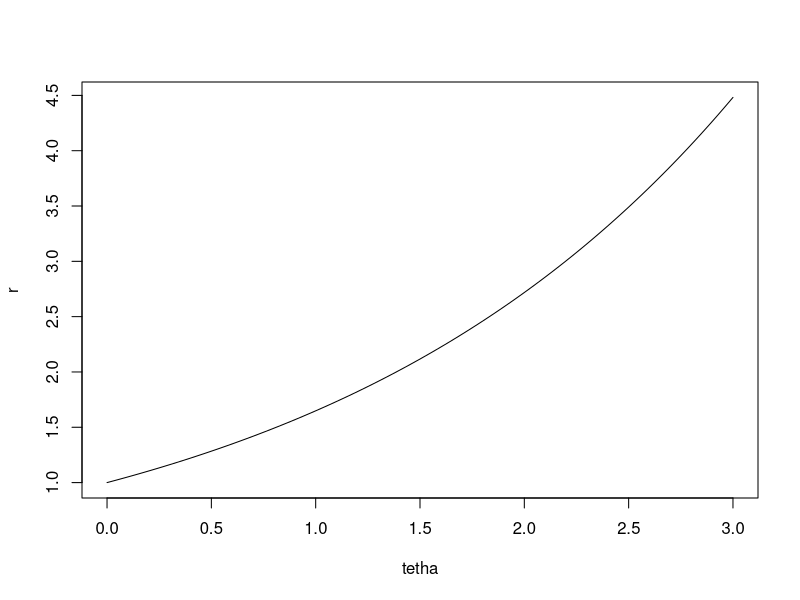
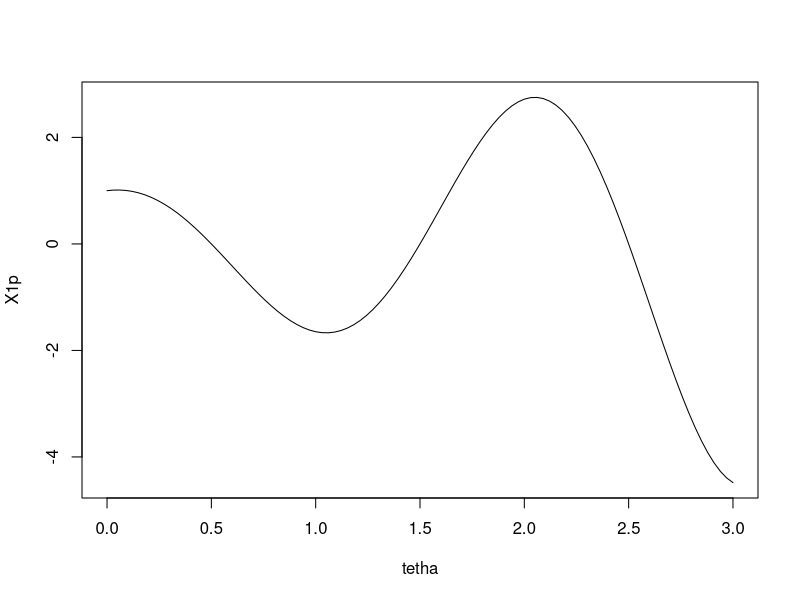
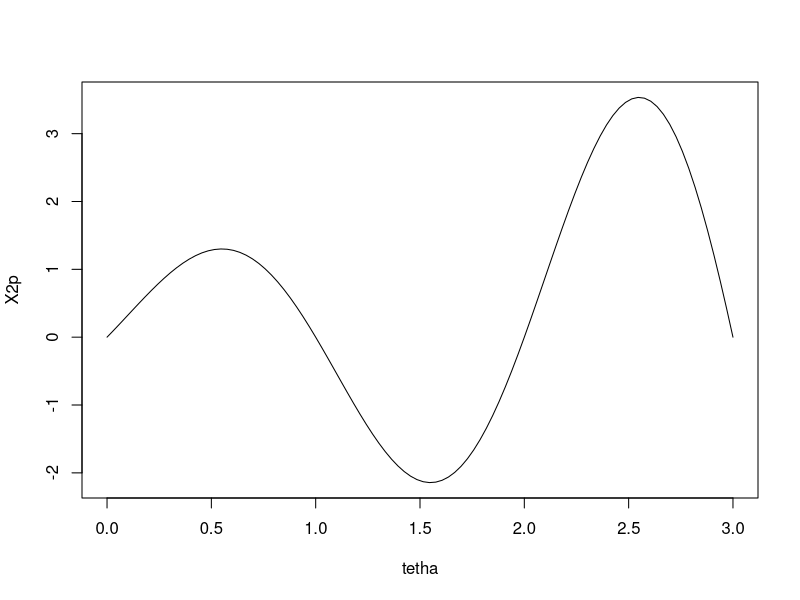
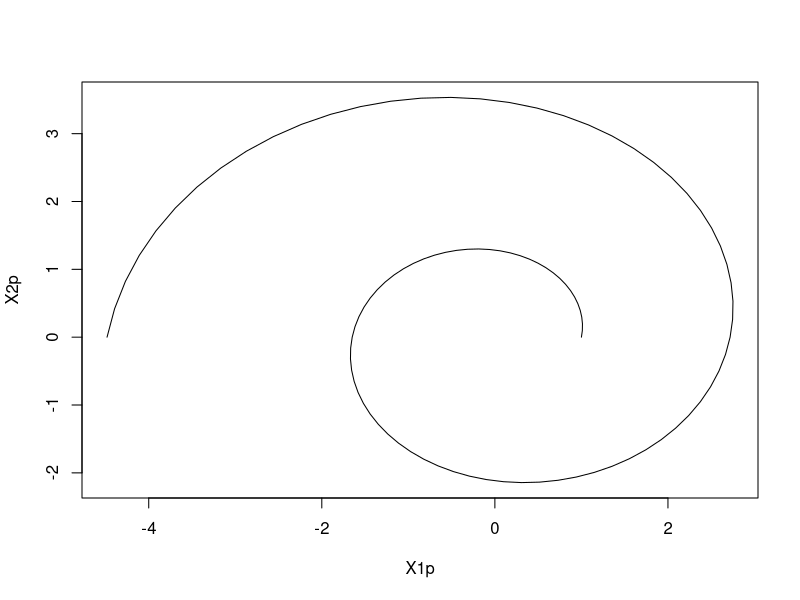
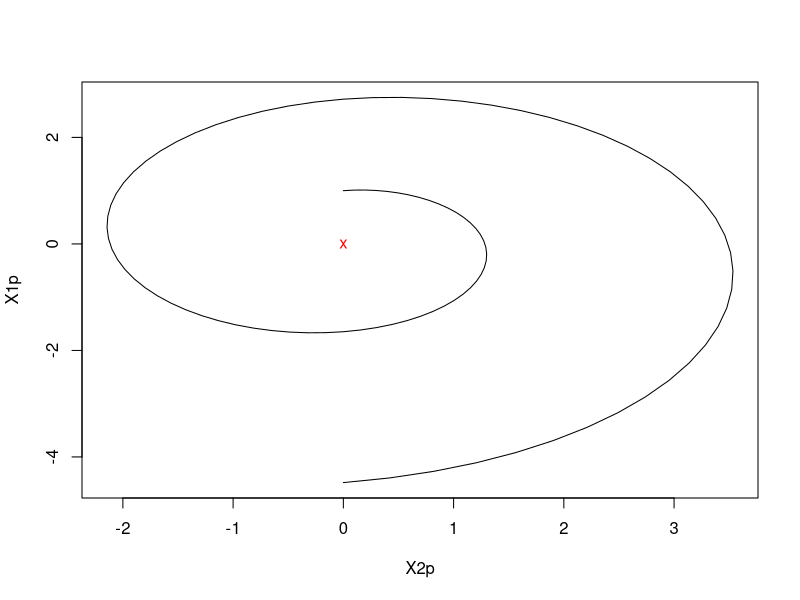
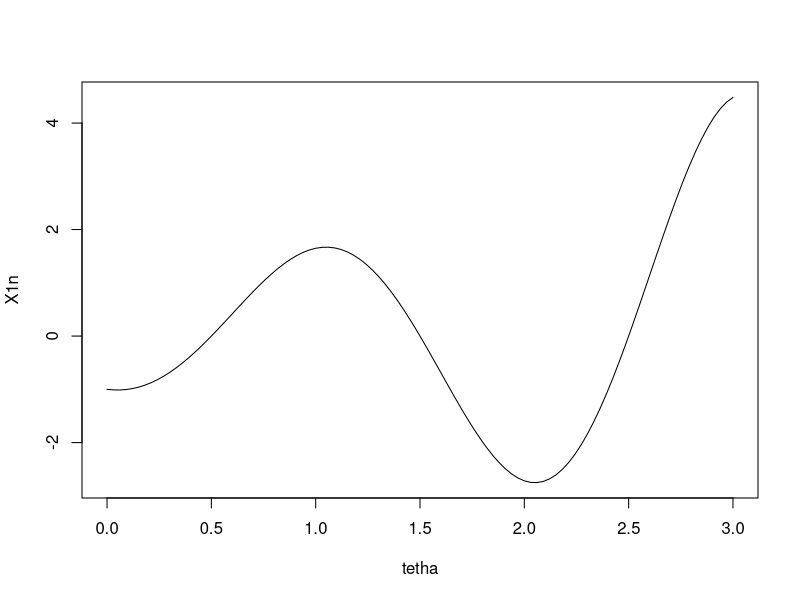
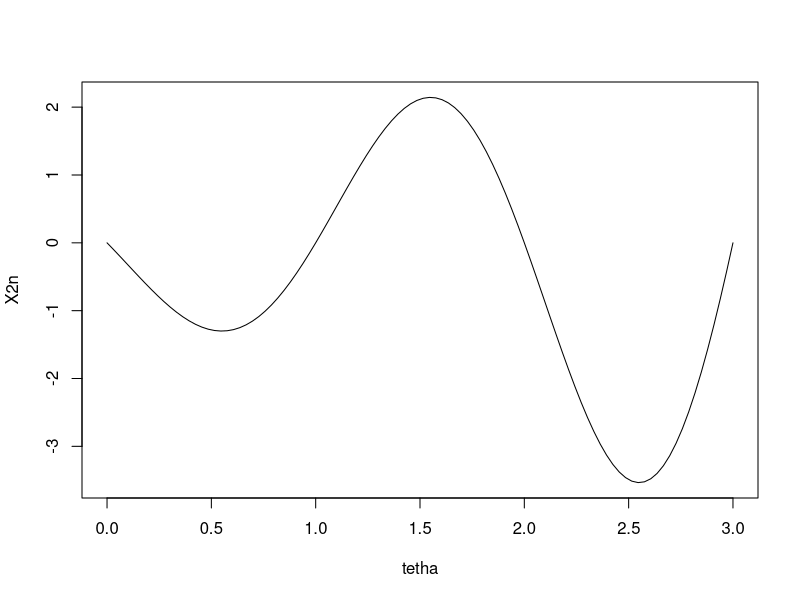
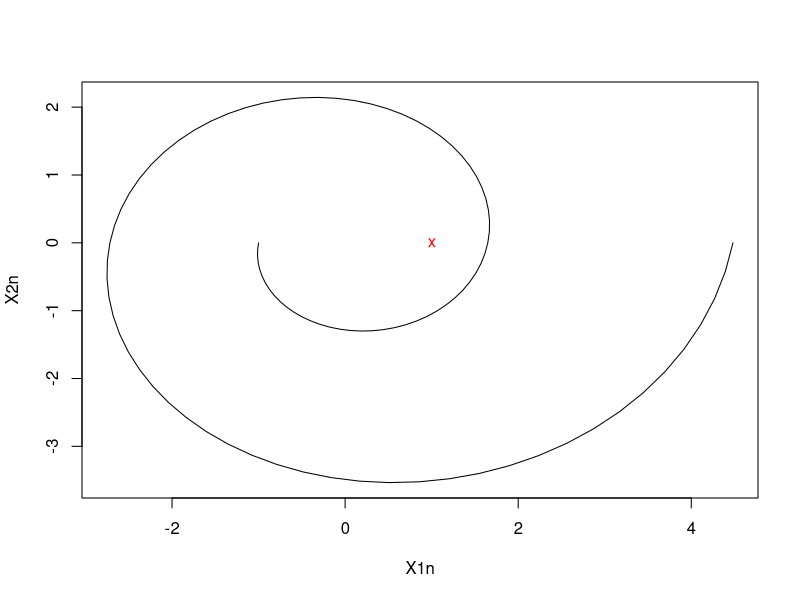

R code for these plots, in order:
# ------------------------------------------------------------------------------
# Book:       	MVA3
# ------------------------------------------------------------------------------
# Quantlet:   	MVASVMspiral
# ------------------------------------------------------------------------------
# Description:	MVASVMspiral plots the area of two different groups of 
#		        spiral data using anisotropic Gaussian kernel.
# ------------------------------------------------------------------------------
# See also:     MVA3svm01, MVAppsib, ppsib, ppsibexample
# ------------------------------------------------------------------------------
# Keywords:     SVM
# ------------------------------------------------------------------------------
# Usage:      	-
# ------------------------------------------------------------------------------
# Inputs:     	-
# ------------------------------------------------------------------------------
# Output:     	2-DIm Plot of a svm classification
#		        for spiral data
# ------------------------------------------------------------------------------
# Example:    	Copy the code and paste in R
#		        Change value of r in anisotropic gaussian kernel for
#		        different parameter values
# ------------------------------------------------------------------------------
# Author:     	Wolfgang H?rdle, Dedy Dwi Prastyo, 20110707
# ------------------------------------------------------------------------------

## with some changes by me, just cleaning up
rm(list=ls())
library(kernlab)
library(tseries)
library(quadprog)
library(zoo)
library(grid)
library(e1071)
library(MASS)
library(ggplot2)

# Generating spiral data
tetha = seq(length = 100, from = 0, to = 3)
a = 1
b = 0.5 # b is near to zero, spiral approaches a circle
r = a * exp(b * tetha)
plot(tetha,r, type = "l")

# X(+1) members of first group, centering in (c1p,c2p)
c1p = 0
c2p = 0
X1p = c1p + r * cos(tetha * pi)
X2p = c2p + r * sin(tetha * pi)

plot(tetha, X1p, type = "l")
plot(tetha, X2p, type = "l")
plot(X1p, X2p, type = "l")
plot(X2p, X1p, type = "l")
points(c1p, c2p, pch = "x", lwd = "2", col = "red")

# X(-1) members of second group, centering in (c1n,c2n)
c1n = 1
c2n = 0
X1n = 1 - (c1n + r * cos(tetha * pi))
X2n = -(c2n + r * sin(tetha * pi))
plot(tetha, X1n, type = "l")
plot(tetha, X2n, type = "l")
plot(X1n, X2n, type = "l")
points(c1n, c2n, pch = "x", lwd = "2", col = "red")

# Aggregating data
X1 = c(X1p, X1n)
X2 = c(X2p, X2n)

# Generating indicator variable

yp = array(1:100, dim = c(100, 1))
yn = array(1:100, dim = c(100, 1))
for (i in 1:100) {
    yp[i] = 1
    yn[i] = -1
}
Y = c(yp, yn)

# Generating noise, N(0,0.01)
e = rnorm(200, mean = 0, sd = 0.1)
X1 = X1 + e
X2 = X2 + e

Spiral.noise = cbind(X2, X1)

plot(Spiral.noise[, 1])
plot(Spiral.noise[, 2])

plot(Spiral.noise[, 1], Spiral.noise[, 2],pch=19, col="blue")

# define gaussian kernel function

gaussian = function(xi, xj) {
    exp( - sum((xi - xj) * RB * (xi - xj)))
    }

class(gaussian) = "kernel"

# compute Radial Basis (RB)

r = 0.1 # parameter r in anisotropic gaussian kernel

X = cbind(X2, X1)
RB = solve(cov(X)) / (r) ^ 2

# compute SVM score value

SpiralModel = ksvm(Spiral.noise, Y, type = "C-svc",
                        kernel = gaussian,
                        kpar = list(RB), C = 10 / 200,
                        prob.model = TRUE, cross = 4)


# C-svc : SVM for classification
# C : cost of constraints violation in the term of Lagrangian formulation

# create SVM classification plot

plot(SpiralModel, data = Spiral.noise, xlim = c(-4, 4), ylim = c(-4, 4))


# ------------------------------------------------------------------------------
# Book:       	MVA3
# ------------------------------------------------------------------------------
# Quantlet:   	MVASVMspiral
# ------------------------------------------------------------------------------
# Description:	MVASVMspiral plots the area of two different groups of 
#		        spiral data using anisotropic Gaussian kernel.
# ------------------------------------------------------------------------------
# See also:     MVA3svm01, MVAppsib, ppsib, ppsibexample
# ------------------------------------------------------------------------------
# Keywords:     SVM
# ------------------------------------------------------------------------------
# Usage:      	-
# ------------------------------------------------------------------------------
# Inputs:     	-
# ------------------------------------------------------------------------------
# Output:     	2-DIm Plot of a svm classification
#		        for spiral data
# ------------------------------------------------------------------------------
# Example:    	Copy the code and paste in R
#		        Change value of r in anisotropic gaussian kernel for
#		        different parameter values
# ------------------------------------------------------------------------------
# Author:     	Wolfgang H?rdle, Dedy Dwi Prastyo, 20110707
# ------------------------------------------------------------------------------

# Generating spiral data
tetha = seq(length = 100, from = 0, to = 3)
a = 1
b = 0.5 # b is near to zero, spiral approaches a circle
r = a * exp(b * tetha)

# X(+1) members of first group, centering in (c1p,c2p)
c1p = 0
c2p = 0
X1p = c1p + r * cos(tetha * pi)
X2p = c2p + r * sin(tetha * pi)

# X(-1) members of second group, centering in (c1n,c2n)
c1n = 1
c2n = 0
X1n = 1 - (c1n + r * cos(tetha * pi))
X2n = -(c2n + r * sin(tetha * pi))

# Aggregating data
X1 = c(X1p, X1n)
X2 = c(X2p, X2n)

# Generating indicator variable

yp = array(1:100, dim = c(100, 1))
yn = array(1:100, dim = c(100, 1))
for (i in 1:100) {
    yp[i] = 1
    yn[i] = -1
}
Y = c(yp, yn)

# Generating noise, N(0,0.01)
e = rnorm(200, mean = 0, sd = 0.1)
X1 = X1 + e
X2 = X2 + e

Spiral.noise = cbind(X2, X1)

# ---------------------------------------------------------------------------------------

# Main program for SVM classification plot
# read simulated data


# define gaussian kernel function

gaussian = function(xi, xj) {
    exp( - sum((xi - xj) * RB * (xi - xj)))
}
class(gaussian) = "kernel"

# compute Radial Basis (RB)

r = 0.1 # parameter r in anisotropic gaussian kernel

X = cbind(X2, X1)
RB = solve(cov(X)) / (r) ^ 2

# compute SVM score value

SpiralModel = ksvm(Spiral.noise, Y, type = "C-svc", kernel = gaussian, kpar = list(RB), C = 10 / 200, prob.model = TRUE, cross = 4)


# C-svc : SVM for classification
# C : cost of constraints violation in the term of Lagrangian formulation

# create SVM classification plot

plot(SpiralModel, data = Spiral.noise, xlim = c(-4, 4), ylim = c(-4, 4))


###########################33

#install.packages("e1071")
#SVM

data(iris)
sample = iris[sample(nrow(iris)),]
train = sample[1:105,]
test = sample[106:150,]
tune = tune(svm, Species ~ ., data = train, kernel = "radial", scale = FALSE, ranges = list(cost = c(0.001, 0.01, 0.1, 1, 5, 10, 100)))
tune$bestmodel
model = svm(Species ~ ., data = train, kernel = "radial", cost = 10, scale = FALSE)
pred = predict(model, test)
pred


################################3

####################################################
# Some Plotting Functions
####################################################


getLineParameters <- function(p1, p2) {
    gradient <- (p2[2] - p1[2]) / (p2[1] - p1[1])
    intercept <- p1[2] - gradient * p1[1]
    return(list(gradient = gradient, intercept = intercept))
}

getEuclideanDistance <- function(x1, x2, y1, y2) {
    return(sqrt((x1 - x2) ^ 2 + (y1 - y2) ^ 2))
}

getMarginSegmentCoordinates <- function(xvar, yvar, intercept, gradient) {
    # 1.Compute all the coordinates of the perpendicular line segments
    # from your data points on the line
    a <- intercept
    b <- gradient
    xnorm <- (xvar + b * yvar - a * b) / (1 + b ^ 2)
    ynorm <- a + b * xnorm

    distances <- mapply(getEuclideanDistance, xvar, xnorm, yvar, ynorm)
    selector <- distances == min(distances)

    # Return a list with the input points you kept and the 
    return(list(xvar = xvar[selector], yvar = yvar[selector], xnorm = xnorm[selector], ynorm = ynorm[selector], margin = min(distances)))
}

getAllSegmentCoordinates <- function(xvar, yvar, intercept, gradient) {
    # 1.Compute all the coordinates of the perpendicular line segments
    # from your data points on the line
    a <- intercept
    b <- gradient
    xnorm <- (xvar + b * yvar - a * b) / (1 + b ^ 2)
    ynorm <- a + b * xnorm

    # Return a list with the input points you kept and the 
    return(list(xvar = xvar, yvar = yvar, xnorm = xnorm, ynorm = ynorm))
}

convertCoeffsToLineParameters <- function(coeffs) {
    b0 <- coeffs[1]
    b1 <- coeffs[2]
    b2 <- coeffs[3]
    return(list(intercept = (b0 / -b2), gradient = b1 / -b2))
}

####################################################
# The Plots Themselves
####################################################


set.seed(808881)
n <- 100
x1 <- mvrnorm(n, mu = c(13, 45), Sigma = matrix(c(2, 0.5, 05, 2), nrow = 2))
set.seed(675682)
x2 <- mvrnorm(n, mu = c(19, 39), Sigma = matrix(c(2, 0.5, 05, 2), nrow = 2))
f1 <- c(x1[, 1], x2[, 1])
f2 <- c(x1[, 2], x2[, 2])
z <- c(rep.int(1, n), rep.int(-1, n))

l1 <- getLineParameters(c(12, 40.8), c(20, 42.9))
l2 <- getLineParameters(c(15, 36), c(18, 48))


df = data.frame(f1, f2, y = as.factor(z))
svmfit <- svm(y ~ ., data = df, kernel = "linear", cost = 100, scale = FALSE)
w <- t(svmfit$coefs) %*% svmfit$SV
coefs <- c( - svmfit$rho, w)
lineparams <- convertCoeffsToLineParameters(coefs)

####################################################
# Plot 1 showing different separating lines
####################################################


p <- ggplot(data = NULL, aes(x = f1, y = f2, shape = ifelse(z > 0, "Class 1", "Class -1")))
p <- p + geom_point()
p <- p + ggtitle("Linearly Separable Classes in 2D Feature Space")
p <- p + theme(plot.title = element_text(lineheight = .8, face = "bold", vjust = 2), legend.position = "bottom")
p <- p + xlab("f1")
p <- p + ylab("f2")
p <- p + scale_shape_manual(name = "Class Labels", values = c(1, 15))
p <- p + geom_abline(intercept = l1$intercept, slope = l1$gradient, aes(linetype = "General Separating Line"), size = 0.5, show_guide = T)
p <- p + geom_abline(intercept = l2$intercept, slope = l2$gradient, aes(linetype = "General Separating Line"), size = 0.5, show_guide = T)
p <- p + geom_abline(intercept = lineparams$intercept, slope = lineparams$gradient, aes(linetype = "Line of Maximum Margin Separation"), size = 1, show_guide = T)
p <- p + scale_linetype_manual(name = "Separating Lines", values = c("dashed", "solid"))
p <- p + guides(shape = guide_legend(override.aes = list(linetype = 0)),
       linetype = guide_legend())
p

####################################################
# Plot 2 showing margin
####################################################

marlist <- getAllSegmentCoordinates(f1, f2, lineparams$intercept, lineparams$gradient)
distances <- mapply(getEuclideanDistance, marlist$xvar[svmfit$index], marlist$xnorm[svmfit$index], marlist$yvar[svmfit$index], marlist$ynorm[svmfit$index])


p <- ggplot()
p <- p + geom_point(data = NULL, aes(x = f1, y = f2, shape = ifelse(z > 0, "Class 1", "Class -1")))
p <- p + ggtitle("Computing the Margin of a Decision Boundary in 2D Feature Space")
p <- p + theme(plot.title = element_text(lineheight = .8, face = "bold", vjust = 2), legend.position = "bottom")
p <- p + xlab("f1")
p <- p + ylab("f2")
p <- p + scale_shape_manual(name = "Class Labels", values = c(1, 15))
p <- p + geom_abline(intercept = lineparams$intercept, slope = lineparams$gradient, size = 1, show_guide = T)
p <- p + guides(shape = guide_legend(override.aes = list(linetype = 0)),
       linetype = guide_legend())
p <- p + geom_segment(data = NULL, aes(x = marlist$xvar[svmfit$index], y = marlist$yvar[svmfit$index], xend = marlist$xnorm[svmfit$index], yend = marlist$ynorm[svmfit$index]), arrow = arrow(ends = "both", length = unit(0.3, "cm")))
p <- p + annotate("text", x = marlist$xnorm[svmfit$index[2]], y = marlist$ynorm[svmfit$index[2]], label = paste("Margin = ", round(distances[1], 2)), hjust = 1.7, vjust = -1.5)
p

####################################################
# Plot 3
####################################################

newf1 <- c(f1, 16)
newf2 <- c(f2, 40)
newz <- c(z, 1)
newdf = data.frame(f1 = newf1, f2 = newf2, y = as.factor(newz))
svmfit2 <- svm(y ~ ., data = newdf, kernel = "linear", cost = 100, scale = FALSE)
w2 <- t(svmfit2$coefs) %*% svmfit2$SV
coefs2 <- c( - svmfit2$rho, w2)
lineparams2 <- convertCoeffsToLineParameters(coefs2)
marlist2 <- getAllSegmentCoordinates(newf1, newf2, lineparams2$intercept, lineparams2$gradient)
distances2 <- mapply(getEuclideanDistance, marlist2$xvar[svmfit2$index], marlist2$xnorm[svmfit2$index], marlist2$yvar[svmfit2$index], marlist2$ynorm[svmfit2$index])


p <- ggplot()
p <- p + geom_point(data = NULL, aes(x = newf1, y = newf2, shape = ifelse(newz > 0, "Class 1", "Class -1")))
p <- p + ggtitle("Computing the Margin of a Decision Boundary in 2D Feature Space")
p <- p + theme(plot.title = element_text(lineheight = .8, face = "bold", vjust = 2), legend.position = "bottom")
p <- p + xlab("f1")
p <- p + ylab("f2")
p <- p + scale_shape_manual(name = "Class Labels", values = c(1, 15))
p <- p + geom_abline(intercept = lineparams2$intercept, slope = lineparams2$gradient, size = 1, show_guide = T)
p <- p + guides(shape = guide_legend(override.aes = list(linetype = 0)),
       linetype = guide_legend())
p <- p + geom_segment(data = NULL, aes(x = marlist2$xvar[svmfit2$index], y = marlist2$yvar[svmfit2$index], xend = marlist2$xnorm[svmfit2$index], yend = marlist2$ynorm[svmfit2$index]), arrow = arrow(ends = "both", length = unit(0.2, "cm")))
p <- p + annotate("text", x = marlist2$xnorm[svmfit2$index[2]], y = marlist2$ynorm[svmfit2$index[2]], label = paste("Margin = ", round(distances2[1], 2)), hjust = 1.7, vjust = -1.5)
p


# ------------------------------------------------------------------------------
# Book:       	MVA
# ------------------------------------------------------------------------------
# Quantlet:   	MVASVMorangepeel
# ------------------------------------------------------------------------------
# Description:	MVASVMorangepeel plots the area of two different groups via svm 
#				classification using anipotropic Gaussian kernel
# ------------------------------------------------------------------------------
# See also:     MVA3svm02, MVAppsib, ppsib, ppsibexample
# ------------------------------------------------------------------------------
# Keywords:     Gaussian, SVM, anitropic, kernel
# ------------------------------------------------------------------------------
# Usage:      	-
# ------------------------------------------------------------------------------
# Inputs:     	None
# ------------------------------------------------------------------------------
# Output:     	2-DIm Plot of a svm classification for orangepeel data using
#               anisotropic Gaussian kernel.
# ------------------------------------------------------------------------------
# Example:      Change value of r in anisotropic gaussian kernel for different
#               parameter values.
# ------------------------------------------------------------------------------
# Author:     	Wolfgang H?rdle, Dedy Dwi Prastyo, 20110707
# ------------------------------------------------------------------------------

# Generate "orange peel" data
# n(-1)=n(+1)=100, n=200
# x(-1) normally multivariate distributed N(mu=(0,0), sigma=diag(1/4, 1/4) diagonal matrix
# x(+1) normally multivariate distributed N(mu=(0,0), sigma=diag(4, 4) diagonal matrix

# generating 2-variate data, member of group x(+1)

sigma.p = matrix(c(4, 0, 0, 4), 2, 2)

Mp = t(chol(sigma.p)) # Cholesky square root

Zp = matrix(rnorm(200), 2, 100) # 2 row, 50 columns
Xp = t(Mp %*% Zp)

Xp1 = Xp[, 1]
Xp2 = Xp[, 2]

# generating 2-variate data, member of group x(-1)

sigma.n = matrix(c(0.25, 0, 0, 0.25), 2, 2)

Mn = t(chol(sigma.n)) # Cholesky square root

Zn = matrix(rnorm(200), 2, 100) # 2 row, 50 columns
Xn = t(Mn %*% Zn)

Xn1 = Xn[, 1]
Xn2 = Xn[, 2]

# Aggregating data

X1 = c(Xp1, Xn1)
X2 = c(Xp2, Xn2)

# generating indicator variable

yp = array(1:100, dim = c(100, 1))
yn = array(1:100, dim = c(100, 1))

for (i in 1:100) {
    yp[i] = 1
    yn[i] = -1
}

Y = rbind(yp, yn)
OrangePeel = cbind(X2, X1)

# -------------------------------------------------------------------------------------
# Main program of SVM classification plot
# install required packages, if you are not connected to internet, please install the packages manually

#install.packages("kernlab")
#install.packages("tseries")
#install.packages("quadprog")
#install.packages("zoo")

# load required packages

library(kernlab)
library(tseries)
library(quadprog)
library(zoo)

# define anisotropic gaussian kernel function

gaussian = function(xi, xj) {
    exp( - sum((xi - xj) * RB * (xi - xj)))
}
class(gaussian) = "kernel"

# compute Radial Basis (RB)

r = 0.5 # parameter r in anisotropic gaussian kernel
X = cbind(X2, X1)
RB = solve(cov(X)) / (r) ^ 2

# compute SVM score value
OrangePeelModel = ksvm(OrangePeel, Y, type = "C-svc", kernel = gaussian, kpar = list(RB), C = 20 / 200, prob.model = TRUE, cross = 4)

# C-svc : SVM for classification
# C 	  : cost of constraints violation in the term of Lagrangian formulation
# create SVM classification plot

plot(OrangePeelModel, data = OrangePeel, xlim = c(-3.5, 3.5), ylim = c(-3.5, 3.5))
